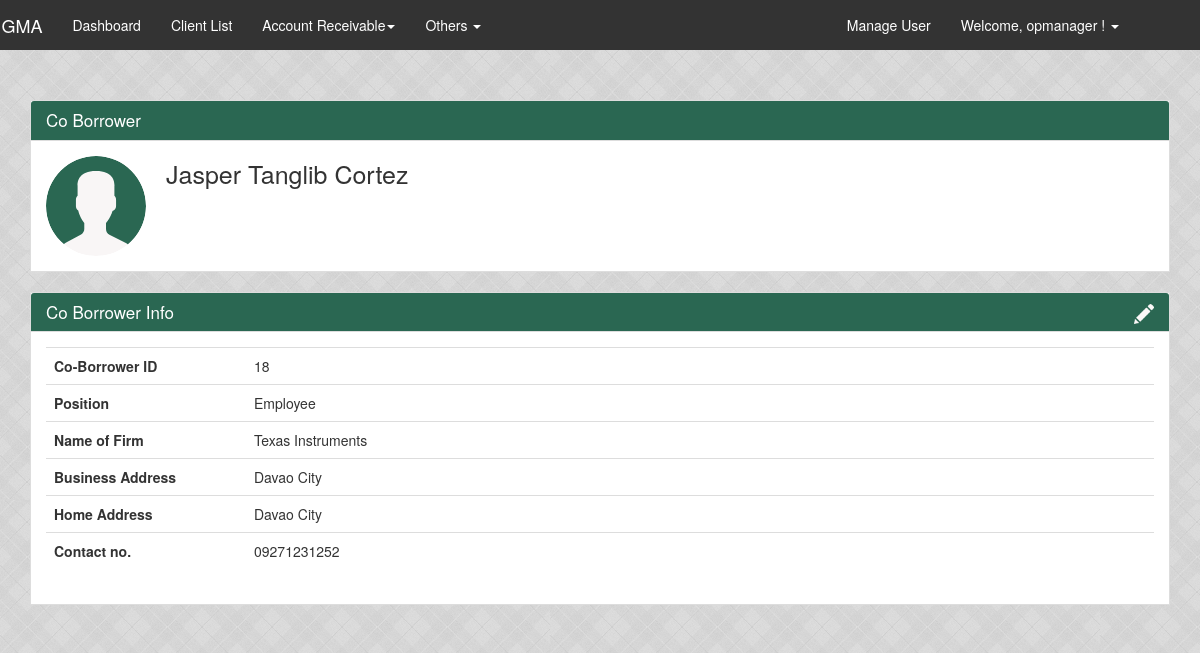
The page /html/co_profile.php?co_borrower_id=18 (signed in) on the database its author committed.
### tables this page shows
CREATE TABLE `co_borrower` (
  `co_borrower_id` int(11) NOT NULL AUTO_INCREMENT,
  `co_first_name` varchar(45) DEFAULT NULL,
  `co_middle_name` varchar(45) DEFAULT NULL,
  `co_last_name` varchar(45) DEFAULT NULL,
  `co_contact_no` varchar(45) DEFAULT NULL,
  `co_address` varchar(100) DEFAULT NULL,
  `co_business_address` varchar(100) DEFAULT NULL,
  `co_name_of_firm` varchar(60) DEFAULT NULL,
  `co_employment` enum('Employed','Own Business','') DEFAULT NULL,
  `co_position` varchar(45) DEFAULT NULL,
  PRIMARY KEY (`co_borrower_id`)
);

### html/co_profile.php (the view, shortened to what this page needs)
<?php
  include 'notification_fetch.php';
  include 'navigation.php';
  include 'Include/connection.php';
?>
<?php
if(isset($_GET["co_borrower_id"]) && !empty(trim($_GET["co_borrower_id"]))){
    $sql = 'SELECT *
    FROM co_borrower WHERE co_borrower.co_borrower_id = ?;';
    if($stmt = mysqli_prepare($conn, $sql)){
        mysqli_stmt_bind_param($stmt, "i", $param_id);
        if(mysqli_stmt_execute($stmt)){
            $result = mysqli_stmt_get_result($stmt);
            if(mysqli_num_rows($result) == 1){
                $row = mysqli_fetch_array($result, MYSQLI_ASSOC);
                $co_first_name = htmlspecialchars($row["co_first_name"]);
                $co_middle_name = htmlspecialchars($row["co_middle_name"]);
                $co_last_name = htmlspecialchars($row["co_last_name"]);
                $name_of_firm = htmlspecialchars($row["co_name_of_firm"]);
                $business_address = htmlspecialchars($row["co_business_address"]);
                $position = htmlspecialchars($row['co_position']);
                $present_address = htmlspecialchars($row["co_address"]);
                $contact_no = htmlspecialchars($row["co_contact_no"]);
            } else{
                header("location: error.php");
                exit();
            }
        } else{
            echo "Oops! Something went wrong. Please try again later.";
        }
    }
} else{
    header("location: error.php");
    exit();
}
?>
<!DOCTYPE html>
<html>
<head>
    <link rel="stylesheet" type="text/css" href="css/custom.css">
    <link rel="stylesheet" type="text/css" href="css/modal.css">
    <link rel="stylesheet" type="text/css" href="css/style.css">
    <link rel="stylesheet" type="text/css" href="css/dashboard.css">
    <link rel="stylesheet" type="text/css" href="css/notification.css">
    <link rel="stylesheet" type="text/css" href="css/bootstrap.min2.css">
    <link rel="stylesheet" type="text/css" href="css/navigation.css">
    <link rel="stylesheet" type="text/css" href="css/navigation2.css">
    <link rel="stylesheet" type="text/css" href="css/footer.css">
    <link rel="stylesheet" type="text/css" href="css/profile.css">
</head>
<body>
 <nav id="myNavbar" class="navbar nav-color" role="navigation">
    <div class="container">
        <div class="navbar-header">
            <a class="navbar-brand" href="dashboard.php">SIGMA</a>
        </div>
        <div class="collapse navbar-collapse" id="bs-example-navbar-collapse-1">
            <?php
                echo navigate_it()
            ?>
            <ul class="nav navbar-nav navbar-right">
                <?php
                  echo navigate_right();
                ?>
            </ul>
        </div>
    </div>
</nav>
<div class="pad-1 container">
	<div class="row">
      <div class="col-xs-12">
          <div class="panel panel-default">
            <div class="panel-heading">
            <h4 class="panel-title">Co Borrower
            </div>
            <div class="panel-body">
              <div class="profile__avatar">
                <img src="img/user.svg" width="40px">
              </div>
              <div class="profile__header">
                <div class="fz-25">
                  <?php echo $co_first_name; ?>
                  <?php echo $co_middle_name; ?>
                  <?php echo $co_last_name; ?>
              </div>
            </div>
          </div>
        </div>
        <div class="panel panel-default">
          <div class="panel-heading">
          <h4 class="panel-title">Co Borrower Info
            <a href="#" class="pull-right" data-role="update" data-id="<?php echo $row['co_borrower_id'] ;?>"><img src="img/edit.png" width="20x"></a>
          </h4>
          </div>
          <div class="panel-body">
            <table class="table profile__table">
              <tbody>
                <tr>
                  <th><strong>Co-Borrower ID</strong></th>
                  <td><?php echo $row["co_borrower_id"]; ?></td>
                </tr>
                <tr>
                  <th><strong>Position</strong></th>
                  <td><?php echo $position; ?></td>
                </tr>
                <tr>
                  <th><strong>Name of Firm</strong></th>
                  <td><?php echo $name_of_firm; ?></td>
                </tr>
                <tr>
                  <th><strong>Business Address</strong></th>
                  <td><?php echo $business_address; ?></td>
                </tr>
                <tr>
                  <th><strong>Home Address</strong></th>
                  <td><?php echo $present_address; ?></td>
                </tr>
                <tr>
                  <th><strong>Contact no.</strong></th>
                  <td><?php echo $contact_no; ?></td>
                </tr>
              </tbody>
            </table>
          </div>
        </div>
      </div>
    </div>
</div>
</body>
</html>

### html/css/custom.css (style rules this page uses)
body { background-image: url("../img/cement2.jpg") !important; }
a { text-decoration: none; }

### html/css/dashboard.css (style rules this page uses)
.pad-1 { padding: 10rem 0 10rem 0; }

### html/css/navigation.css (style rules this page uses)
.navbar-brand { color: #ffffff; }
.nav-color { background-color: #333; }
.navbar { border-radius: none !important; }

### html/css/navigation2.css (style rules this page uses)
.navbar-header { margin-left:-4%!important; }
.navbar-right { margin-right:21px; }
.panel { border-radius: 0; margin-top: 0; }
.panel-heading, .panel-heading:hover, .panel-heading:focus, .panel-heading.focus, .panel-heading:active, .panel-heading.active { cursor:pointer; background-color: #c9302c; border-color: #ac2925; outline:none; }
.navbar { border:none; border-radius: 0px; position: fixed; width: 100%; z-index: 3; }

### html/css/profile.css (style rules this page uses)
.panel { box-shadow: none; }
.panel-heading { border-bottom: 0; }
.panel-title { font-size: 17px; }
.panel-default > .panel-heading { color: #333333; background-color: transparent; border-color: rgba(0, 0, 0, 0.07); }
.profile__avatar { float: left; width: 60px; height: 60px; border-radius: 50%; margin-right: 20px; overflow: hidden; }
@media (min-width: 768px) { .profile__avatar { width: 100px; height: 100px; } }
.profile__avatar > img { width: 100%; height: auto; }
.profile__header { overflow: hidden; }
@media (min-width: 992px) { .profile__table tbody th { width: 200px; } }
.panel-default > .panel-heading { color: #fff; background-color: #2a6752; border-color: #ddd; }
.panel-heading { padding: 10px 15px; border-bottom: 1px solid transparent; border-top-left-radius: 3px; border-top-right-radius: 3px; }
.fz-25 { font-size: 25px; }

### rows shown on the page
co_borrower: co_first_name "Jasper", co_middle_name "Tanglib", co_last_name "Cortez", co_borrower_id "18", co_position "Employee", co_name_of_firm "Texas Instruments", co_business_address "Davao City", co_address "Davao City", co_contact_no "09271231252"

### other values the page prints
$username "opmanager"
